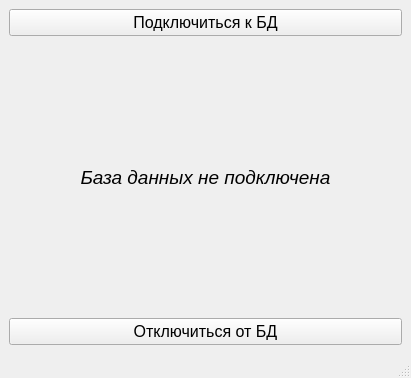
<?xml version="1.0" encoding="UTF-8"?>
<ui version="4.0">
 <class>MainWindow</class>
 <widget class="QMainWindow" name="MainWindow">
  <property name="geometry">
   <rect>
    <x>0</x>
    <y>0</y>
    <width>411</width>
    <height>378</height>
   </rect>
  </property>
  <property name="font">
   <font>
    <pointsize>12</pointsize>
   </font>
  </property>
  <property name="windowTitle">
   <string>MainWindow</string>
  </property>
  <widget class="QWidget" name="centralwidget">
   <layout class="QVBoxLayout" name="verticalLayout">
    <item>
     <widget class="QPushButton" name="pb_connect">
      <property name="font">
       <font>
        <pointsize>12</pointsize>
        <italic>false</italic>
        <bold>false</bold>
       </font>
      </property>
      <property name="text">
       <string>Подключиться к БД</string>
      </property>
     </widget>
    </item>
    <item>
     <widget class="QLabel" name="lb_result">
      <property name="font">
       <font>
        <pointsize>14</pointsize>
        <italic>true</italic>
       </font>
      </property>
      <property name="text">
       <string>База данных не подключена</string>
      </property>
      <property name="textFormat">
       <enum>Qt::AutoText</enum>
      </property>
      <property name="alignment">
       <set>Qt::AlignCenter</set>
      </property>
     </widget>
    </item>
    <item>
     <widget class="QPushButton" name="pb_disconnect">
      <property name="text">
       <string>Отключиться от БД</string>
      </property>
     </widget>
    </item>
   </layout>
  </widget>
  <widget class="QMenuBar" name="menubar">
   <property name="geometry">
    <rect>
     <x>0</x>
     <y>0</y>
     <width>411</width>
     <height>33</height>
    </rect>
   </property>
  </widget>
  <widget class="QStatusBar" name="statusbar"/>
 </widget>
 <resources/>
 <connections/>
</ui>
